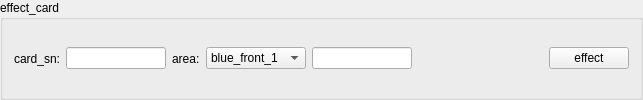
     <widget class="QGroupBox" name="groupBox_2">
      <property name="title">
       <string>effect_card</string>
      </property>
      <layout class="QHBoxLayout" name="horizontalLayout_2">
       <item>
        <widget class="QLabel" name="label1_effect">
         <property name="text">
          <string>card_sn:</string>
         </property>
        </widget>
       </item>
       <item>
        <widget class="QLineEdit" name="card_sn_effect">
         <property name="sizePolicy">
          <sizepolicy hsizetype="Fixed" vsizetype="Fixed">
           <horstretch>0</horstretch>
           <verstretch>0</verstretch>
          </sizepolicy>
         </property>
         <property name="minimumSize">
          <size>
           <width>100</width>
           <height>0</height>
          </size>
         </property>
         <property name="maximumSize">
          <size>
           <width>100</width>
           <height>16777215</height>
          </size>
         </property>
        </widget>
       </item>
       <item>
        <widget class="QLabel" name="label2_effect">
         <property name="text">
          <string>area:</string>
         </property>
        </widget>
       </item>
       <item>
        <widget class="QComboBox" name="from_area_effect">
         <property name="minimumSize">
          <size>
           <width>100</width>
           <height>0</height>
          </size>
         </property>
         <property name="maximumSize">
          <size>
           <width>100</width>
           <height>16777215</height>
          </size>
         </property>
         <property name="currentIndex">
          <number>8</number>
         </property>
         <item>
          <property name="text">
           <string>blue_deck</string>
          </property>
         </item>
         <item>
          <property name="text">
           <string>blue_hand</string>
          </property>
         </item>
         <item>
          <property name="text">
           <string>blue_grave</string>
          </property>
         </item>
         <item>
          <property name="text">
           <string>blue_remove</string>
          </property>
         </item>
         <item>
          <property name="text">
           <string>red_deck</string>
          </property>
         </item>
         <item>
          <property name="text">
           <string>red_hand</string>
          </property>
         </item>
         <item>
          <property name="text">
           <string>red_grave</string>
          </property>
         </item>
         <item>
          <property name="text">
           <string>red_remove</string>
          </property>
         </item>
         <item>
          <property name="text">
           <string>blue_front_1</string>
          </property>
         </item>
         <item>
          <property name="text">
           <string>blue_front_2</string>
          </property>
         </item>
         <item>
          <property name="text">
           <string>blue_front_3</string>
          </property>
         </item>
         <item>
          <property name="text">
           <string>blue_front_4</string>
          </property>
         </item>
         <item>
          <property name="text">
           <string>blue_front_5</string>
          </property>
         </item>
         <item>
          <property name="text">
           <string>blue_back_1</string>
          </property>
         </item>
         <item>
          <property name="text">
           <string>blue_back_2</string>
          </property>
         </item>
         <item>
          <property name="text">
           <string>blue_back_3</string>
          </property>
         </item>
         <item>
          <property name="text">
           <string>blue_back_4</string>
          </property>
         </item>
         <item>
          <property name="text">
           <string>blue_back_5</string>
          </property>
         </item>
         <item>
          <property name="text">
           <string>red_front_1</string>
          </property>
         </item>
         <item>
          <property name="text">
           <string>red_front_2</string>
          </property>
         </item>
         <item>
          <property name="text">
           <string>red_front_3</string>
          </property>
         </item>
         <item>
          <property name="text">
           <string>red_front_4</string>
          </property>
         </item>
         <item>
          <property name="text">
           <string>red_front_5</string>
          </property>
         </item>
         <item>
          <property name="text">
           <string>red_back_1</string>
          </property>
         </item>
         <item>
          <property name="text">
           <string>red_back_2</string>
          </property>
         </item>
         <item>
          <property name="text">
           <string>red_back_3</string>
          </property>
         </item>
         <item>
          <property name="text">
           <string>red_back_4</string>
          </property>
         </item>
         <item>
          <property name="text">
           <string>red_back_5</string>
          </property>
         </item>
        </widget>
       </item>
       <item>
        <widget class="QLineEdit" name="from_index_effect">
         <property name="sizePolicy">
          <sizepolicy hsizetype="Fixed" vsizetype="Fixed">
           <horstretch>0</horstretch>
           <verstretch>0</verstretch>
          </sizepolicy>
         </property>
         <property name="minimumSize">
          <size>
           <width>100</width>
           <height>0</height>
          </size>
         </property>
         <property name="maximumSize">
          <size>
           <width>100</width>
           <height>16777215</height>
          </size>
         </property>
        </widget>
       </item>
       <item>
        <spacer name="horizontalSpacer_4">
         <property name="orientation">
          <enum>Qt::Orientation::Horizontal</enum>
         </property>
         <property name="sizeHint" stdset="0">
          <size>
           <width>131</width>
           <height>20</height>
          </size>
         </property>
        </spacer>
       </item>
       <item>
        <widget class="QPushButton" name="effect_card">
         <property name="text">
          <string>effect</string>
         </property>
        </widget>
       </item>
      </layout>
     </widget>
